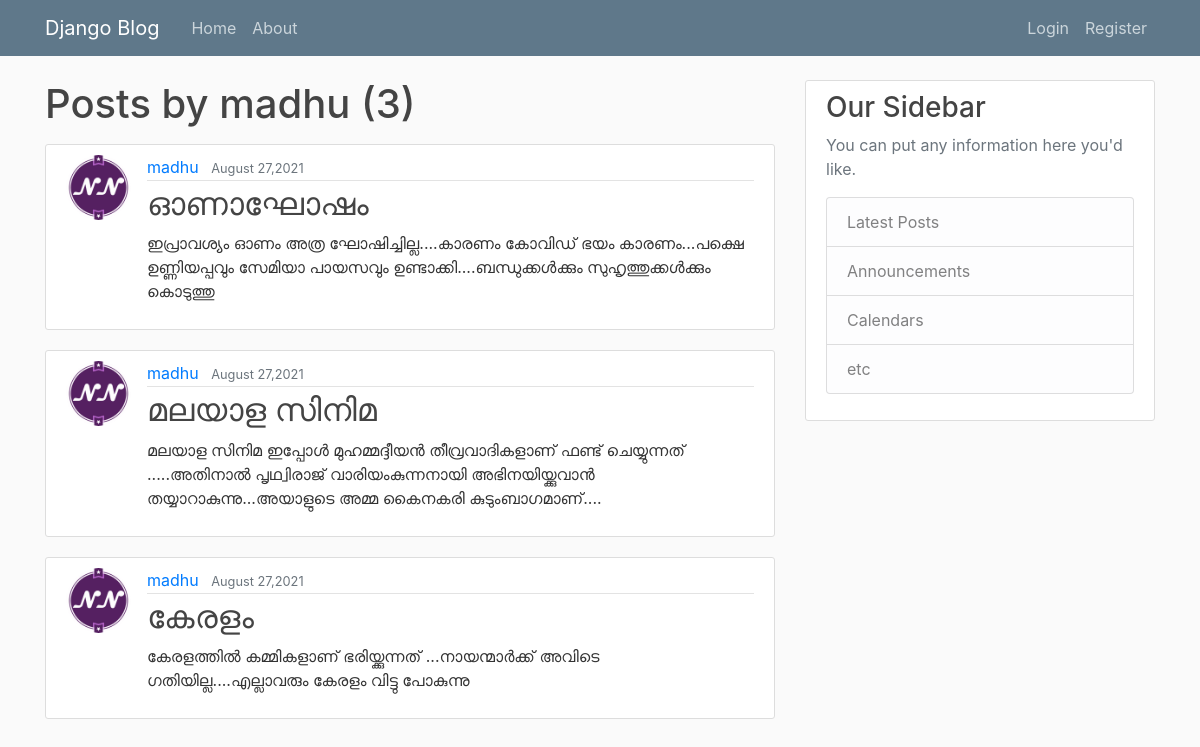
/user/madhu, run on the app's committed database.
### blog/models.py (models this page shows, shortened)
class Post(models.Model):
	title = models.CharField(max_length=100)
	content = models.TextField()
	date_posted = models.DateTimeField(default=timezone.now)
	author = models.ForeignKey(User, on_delete=models.CASCADE)

### users/models.py (models this page shows, shortened)
class Profile(models.Model):
	user = models.OneToOneField(User,on_delete=models.CASCADE)
	image = models.ImageField(default='default.jpg',upload_to='profile_pics')

### blog/views.py (the view)
# urls.py: path('user/<str:username>', UserPostListView.as_view(), name='user-posts'),
class UserPostListView(ListView):
	model = Post
	template_name = 'blog/user_posts.html'  #<app>/<model>_<viewtype>.html eg blog/post_list.html
	context_object_name = 'posts'
	paginate_by = 4
	def get_queryset(self):
		user = get_object_or_404(User, username=self.kwargs.get('username'))
		return Post.objects.filter(author=user).order_by('-date_posted')

### blog/templates/blog/user_posts.html (shortened to what this page needs)
{% extends "blog/base.html" %}
{% block content %}
	<h1 class="mb-3">Posts by {{ view.kwargs.username }} ({{ page_obj.paginator.count }})</h1>
	{% for post in posts %}
		<article class="media content-section">
			<img class="rounded-circle article-img" src = "{{ post.author.profile.image.url }}">
			<div class="media-body">
			    <div class="article-metadata">
			      <a class="mr-2" href="{% url 'user-posts' post.author.username %}">{{ post.author }}</a>
			      <small class="text-muted">{{ post.date_posted|date:"F d,Y" }}</small>
			    </div>
			    <h2><a class="article-title" href="{% url 'post-detail' post.id %}">{{ post.title }}</a></h2>
			    <p class="article-content">{{ post.content }}</p>
			 </div>
		</article>
	{% endfor %}
{% endblock content %}

### blog/static/blog/main.css (style rules this page uses)
body { background: #fafafa; color: #333333; margin-top: 5rem; }
h1, h2, h3, h4, h5, h6 { color: #444444; }
.content-section { background: #ffffff; padding: 10px 20px; border: 1px solid #dddddd; border-radius: 3px; margin-bottom: 20px; }
.article-title { color: #444444; }
.article-content { white-space: pre-line; }
.article-img { height: 65px; width: 65px; margin-right: 16px; }
.article-metadata { padding-bottom: 1px; margin-bottom: 4px; border-bottom: 1px solid #e3e3e3 }

### data on the page
Post: author.profile.image (picture), author "madhu", date_posted "August 27,2021", title "ഓണാഘോഷം", content "ഇപ്രാവശ്യം ഓണം അത്ര ഘോഷിച്ചില്ല....കാരണം കോവിഡ് ഭയം കാരണം...പക്ഷെ ഉണ്ണിയപ്പവും സേമിയാ പായസവും ഉണ്ടാക്കി....ബന്ധുക്കൾക്കും സുഹൃത്തുക്കൾക്കും കൊടുത്തു"
Post: author.profile.image (picture), author "madhu", date_posted "August 27,2021", title "മലയാള സിനിമ", content "മലയാള സിനിമ ഇപ്പോൾ മുഹമ്മദ്ദീയൻ തീവ്രവാദികളാണ് ഫണ്ട് ചെയ്യുന്നത് .....അതിനാൽ പൃഥ്വിരാജ് വാരിയംകുന്നനായി അഭിനയിയ്ക്കുവാൻ തയ്യാറാകുന്നു...അയാളുടെ അമ്മ കൈനകരി കുടുംബാഗമാണ്...."
Post: author.profile.image (picture), author "madhu", date_posted "August 27,2021", title "കേരളം", content "കേരളത്തിൽ കമ്മികളാണ് ഭരിയ്ക്കുന്നത് ...നായന്മാർക്ക് അവിടെ ഗതിയില്ല....എല്ലാവരും കേരളം വിട്ടു പോകുന്നു"

### other printed values
{{ view.kwargs.username }} "madhu"
{{ page_obj.paginator.count }} "3"
